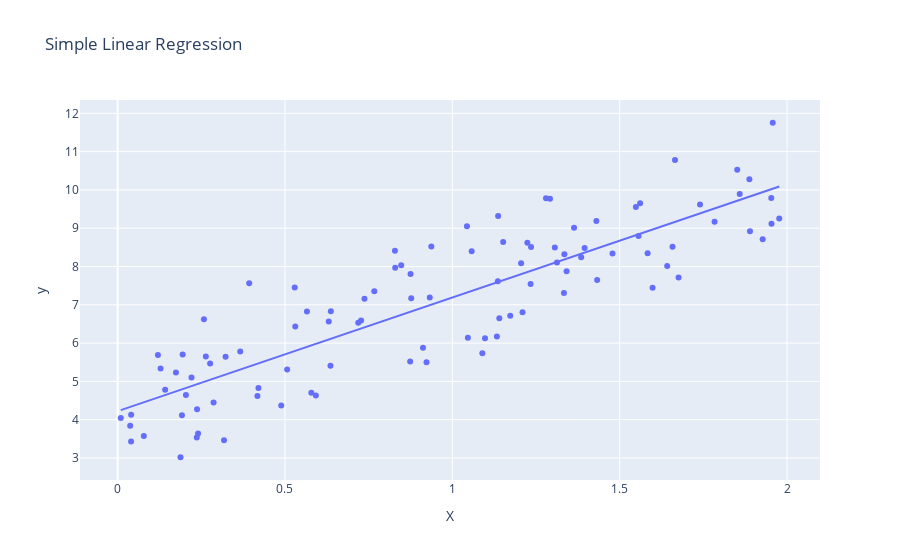

Notebook code for this chart:
### Code cell
# Predicted values for line of best fit
df["y_pred"] = model.predict(X)

# Plot
fig = px.scatter(df, x="X", y="y", title="Simple Linear Regression")

# Add line of best fit
fig.add_traces(
    px.line(df.sort_values("X"), x="X", y="y_pred").data
)

fig.show()

# Print model parameters
print("Intercept:", model.intercept_)
print("Coefficient:", model.coef_[0])


# Predict new data
new_data = np.array([[0.2]])
prediction = model.predict(new_data)
print(f'New data point: {new_data}')
print("Prediction for new_data:", prediction)

# Check the score
print(f'R^2 value = {model.score(X,y)}')
